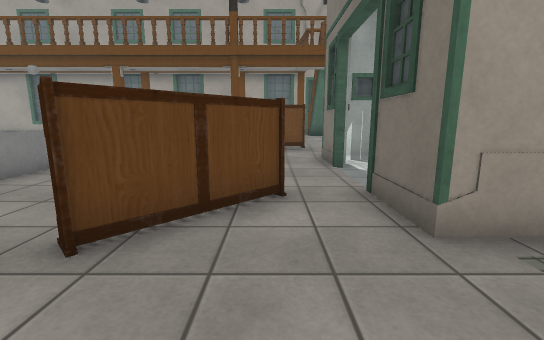
view 1 (above)

16 first-person views from a walk through a scene from a Unity 3-D project. The camera is 1.2 m above the floor, tilts 10° down and sees 90° across. The floor is counted in squares, 1 m on a side. Each view is taken from the middle of a square. On the plan, view 1 faces up. The plan holds only what a view shows up to about 13 squares ahead; the rest is blank. The place goes on beyond the plan. The player is left out. Door leaves are left out, so doorways stand open. Some surface patterns are stand-ins.

view 2
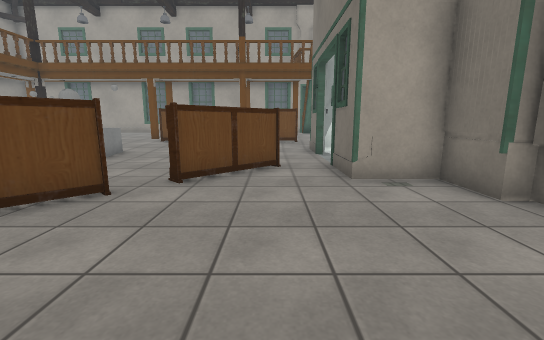

view 3
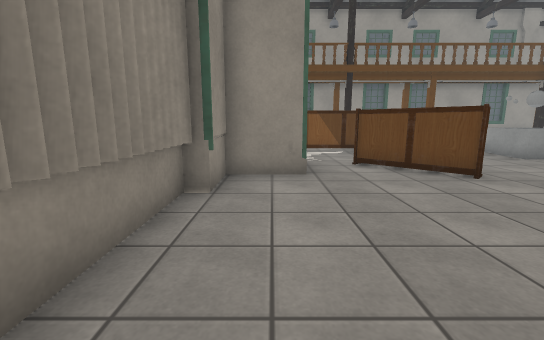

view 4
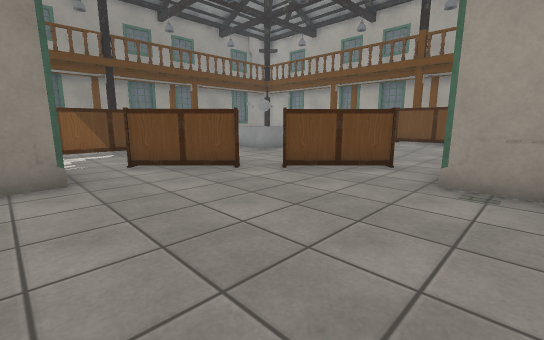

view 5
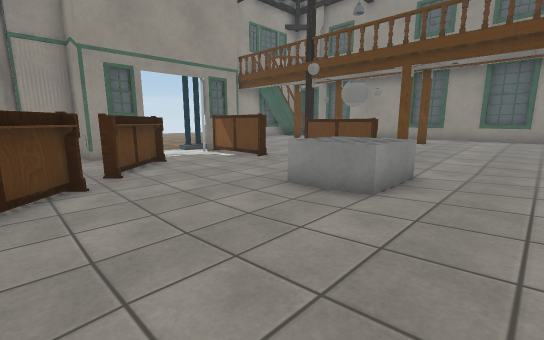

view 6
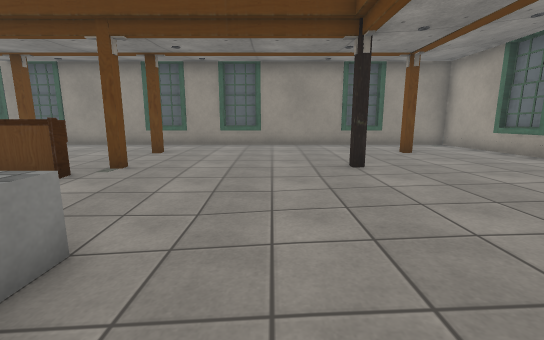

view 7
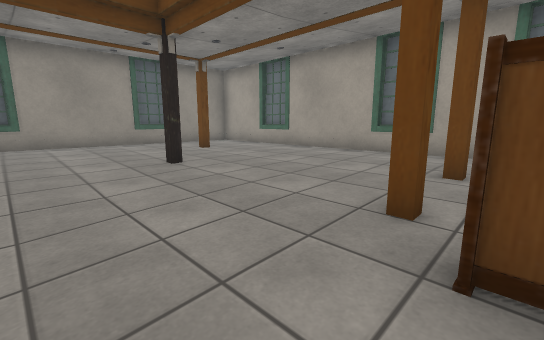

view 8
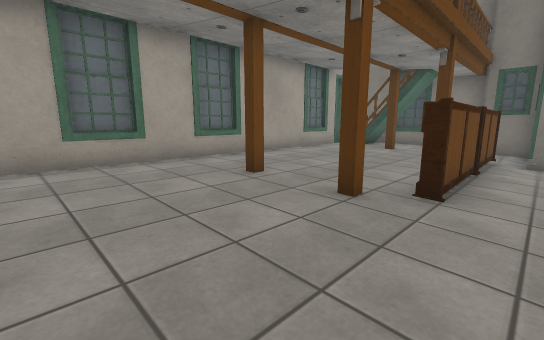

view 9
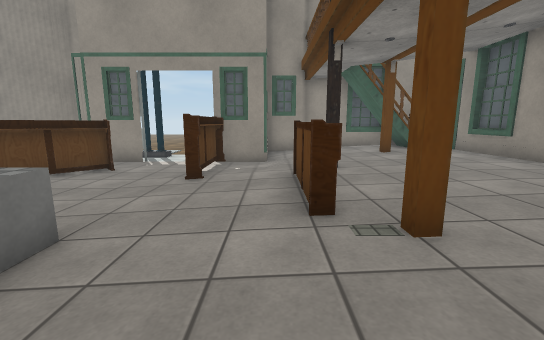

view 10
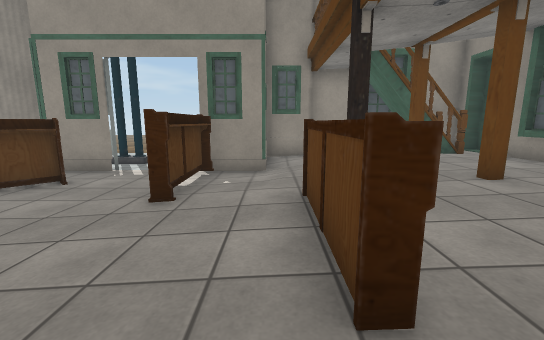

view 11
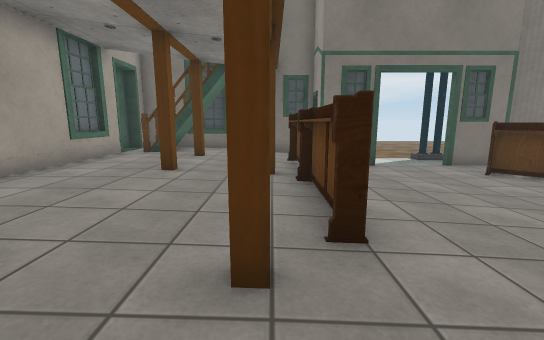

view 12
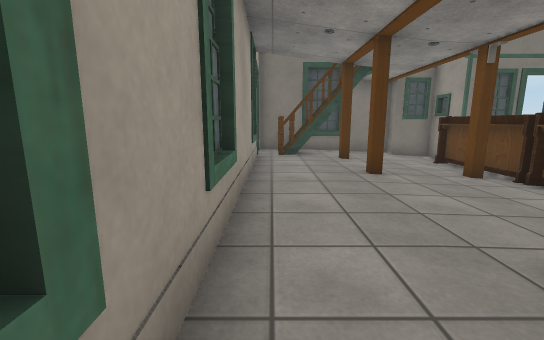

view 13
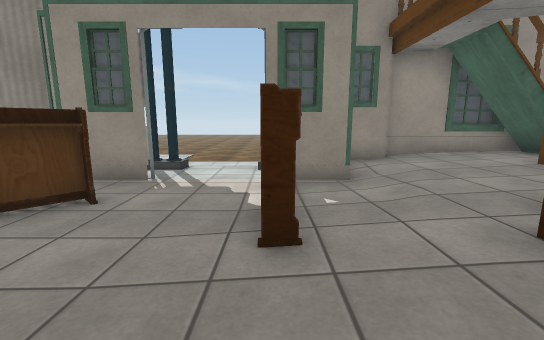

view 14
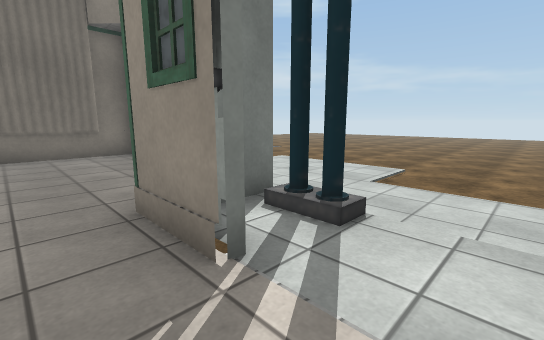

view 15
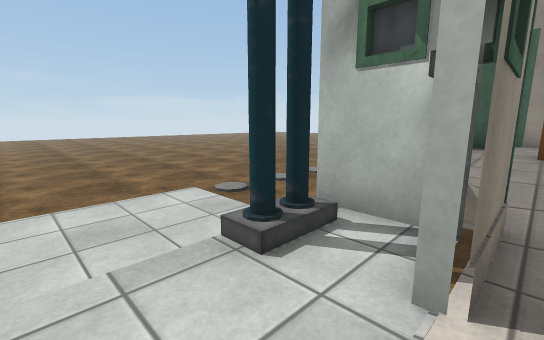

view 16
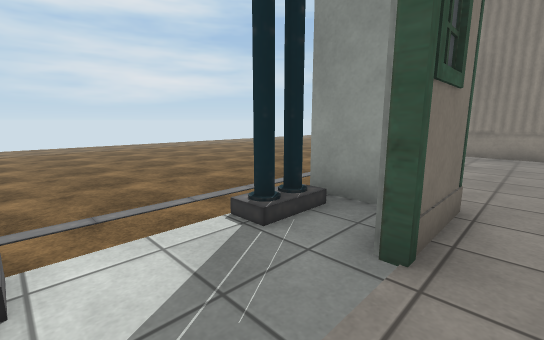

### Floor plan
Key: @ floor where view 1 was taken; # wall or solid block; x gap in a wall; . main floor; : floor 0.5 m higher than the main floor; + floor 0.75 m higher than the main floor; * floor 1 m higher than the main floor; / step, stairs or slope; D open door; = window, fence, low wall or low ledge; ^ raised ledge; O other object.
Columns run from 18 left of view 1 to 18 right of it. Each row starts with its distance up from view 1.
 17  ####################  #
 16  #******************#  #
 15  #******************###
 14  #*****************####
 13  #********************#
 12  #********++++++++++++#
 11  #****#+++++#++++#++++#
 10  #*****++++++###x###/+#
  9  #****++++++++++++:/###
  8  #****+++++++++++:::#:
  7  #****+++++OO:::::::D:/..............
  6  #****+++++OO:::::::D:/..............
  5  #**#*#++++OO:::::::D:/.............
  4  #****+=+++::::::##:#:#............
  3  #****+=+++:::::##::### ..........
  2  #***++=++:::::##:::::# .........
  1  #**#+#+++^:::##::::::# ........
  0  #***++++:^::##:::@:::# .......
 -1  #***++++:^:::::::::::#  .....
 -2  #**#+++:##::##:::::::#   ..
 -3  ####+++##::::##::::::#
 -4 #####++####::##########
 -5  #######  ...   #######
 -6       ........  .
 -7      .............
 -8    ................
 -9    .................
-10    .................

Where each view was taken, in squares from view 1:
view 1: 0 up, 0 right, facing up
view 2: 3 down, 0 right, facing up
view 3: 3 down, 3 right, facing left
view 4: 3 down, 3 right, facing up-left
view 5: 9 up, 1 left, facing down-left
view 6: 9 up, 5 left, facing left
view 7: 8 up, 5 left, facing up-left
view 8: 9 up, 10 left, facing up-right
view 9: 8 up, 10 left, facing down
view 10: 6 up, 10 left, facing down
view 11: 11 up, 8 left, facing right
view 12: 16 up, 8 left, facing right
view 13: 4 up, 8 left, facing down
view 14: 1 down, 7 left, facing down-right
view 15: 2 down, 6 left, facing down-left
view 16: 7 up, 1 right, facing down-right
